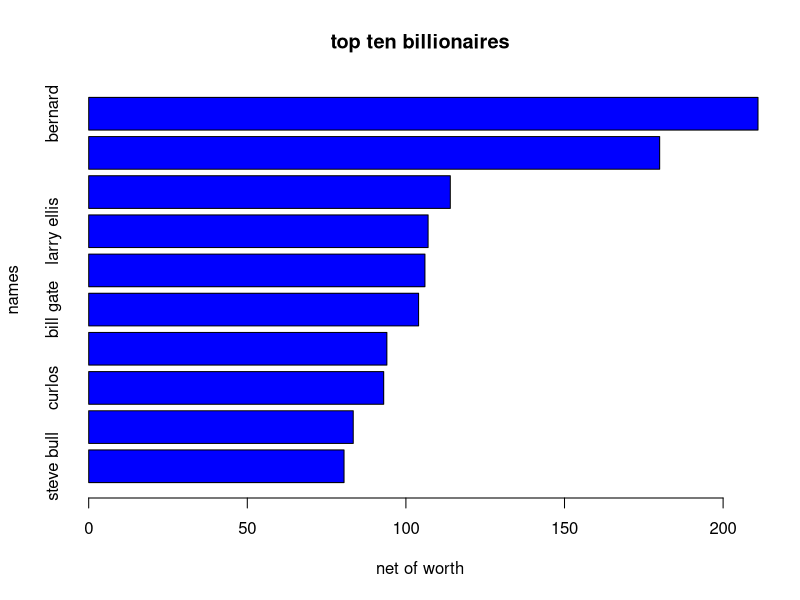

Write R code to recreate this figure.
A <- c(80.5,83.4,93,94,104,106,107,114,180,211)
B <- c("steve bull","mukesh ambani","curlos","michael","bill gate","warren buse","larry ellis","jeff bezon","elon mask","bernard")
barplot(A,names.arg=B,horiz =TRUE,xlab ="net of worth",ylab ="names",col ="blue",main ="top ten billionaires")
